Frame 1 (no input): blank canvas, image omitted
Frame 60 (the mouse pressed at the canvas centre just before this capture): blank canvas, image omitted
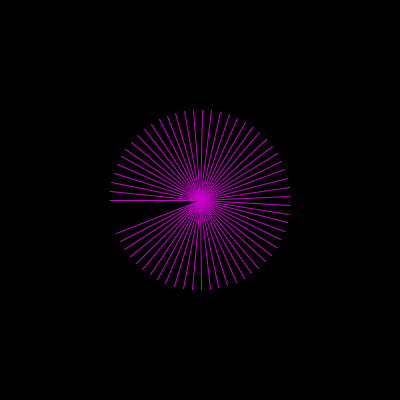
Frame 120 (the mouse held since frame 60 and released just before this capture)

The Processing sketch whose frames 1 and 60 were blank and that drew this single picture after the mouse press (run headless with seeded random() and noise(); from frame 60 on, the mouse is pressed at the canvas centre):

// Processing sketch: processing_98046
// ── processing_98046.pde

float x[] = new float [500];
float y[] = new float [500];
float x1[] = new float [500];
float y1[] = new float [500];
boolean xover = false;
boolean yover = false;
float line[] = new float [500];
int radians = 360;
float [] cos_vals = new float [radians];
float [] sin_vals = new float [radians];
float r = random (10,50);
float angulo=0;
int i=0;
void setup() {
  size(400,400);
  background(0);
  stroke(200,0,200,500);
  smooth();
}
void draw() {
  if (mouseX <= 100 && mouseY <= 100) {
    xover = true; 
    yover = true;
  }
  if (mousePressed) {
    i++;
    if(i>= 100)
      i =0;
    //line(mouseX, mouseY, r*cos(i), r * sin (i));
    //ecuacion de circulo;
    x1[i] = mouseX- (90* cos(angulo));
    y1[i] = mouseY -(90* sin(angulo));
    angulo=angulo+0.1;

    line(mouseX, mouseY, x1[i], y1[i]);
     
  } 
  else { 
    background (0);

  }

}
